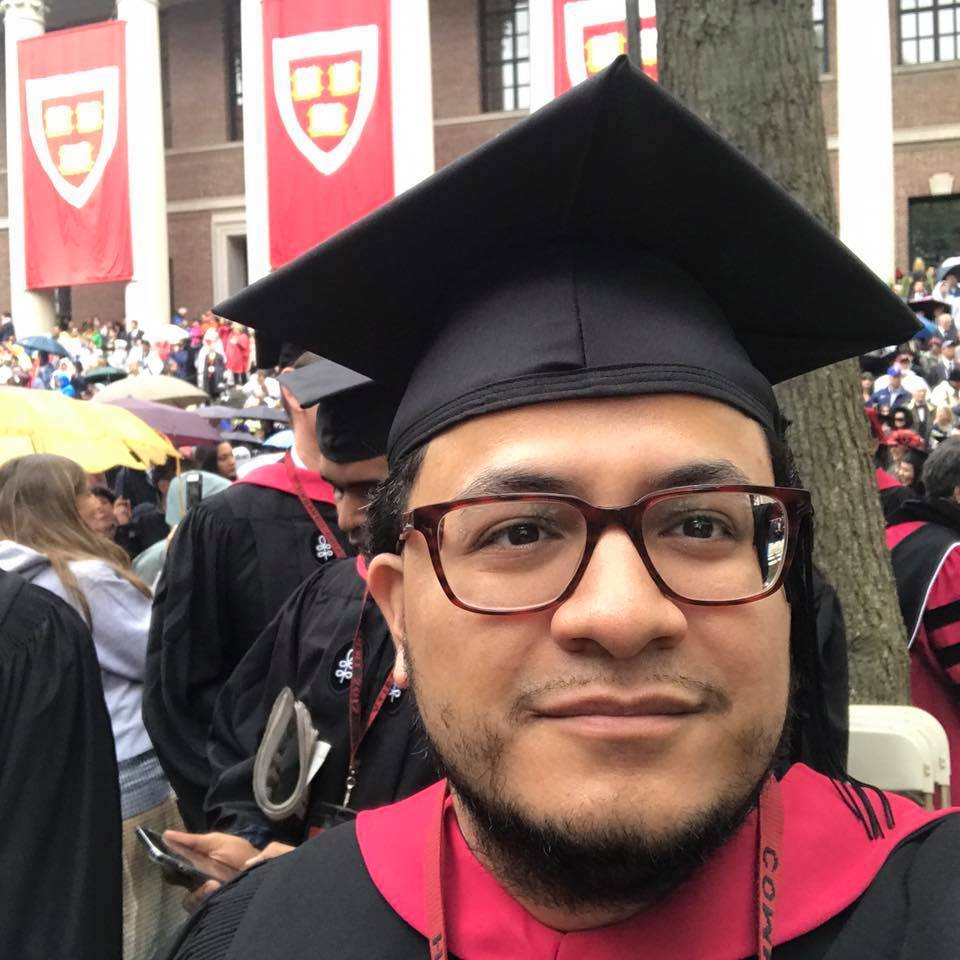
#> input picture hv2.jpg, 960 x 960 px
$ python obamicon.py
#> lines starting #> are read from the running program, lines starting #| are printed output that depends on the picture
from PIL import Image

# For recoloring.
darkBlue = (0, 51, 76)
red = (217, 26, 33)
lightBlue = (112, 150, 158)
yellow = (252, 227, 166)

# Load the image and turn the image into a list of tuples.
my_image = Image.open("hv2.jpg")
#> my_image is the input picture: PIL image 960x960 RGB; mean R, G, B 124.6, 98.8, 95.2
image_list = my_image.getdata()
image_list = list(image_list)
#> image_list = 921600 items


# Check the intensity of each pixel, determine how to recolor it, and save it in a new list.
recolored = []
for pixel in image_list:

    intensity = pixel[0] + pixel[1] + pixel[2]

    if intensity < 182:
         recolored.append(darkBlue)

    elif intensity >= 182 and intensity < 364:
        recolored.append(red)

    elif intensity >= 364 and intensity < 546:
        recolored.append(lightBlue)

    elif intensity >=546:
        recolored.append(yellow)
#> this loop made 921600 passes
#> (pixel, intensity) on passes 1 to 3: ((137, 137, 135), 409), ((163, 163, 161), 487), ((191, 191, 189), 571)
#> after the loop, recolored = 921600 items

# Create a new image using the recolored list. Display and save the image.
new_image = Image.new("RGB", my_image.size)
#> new_image: PIL image 960x960 RGB; every value is 0
new_image.putdata(recolored)
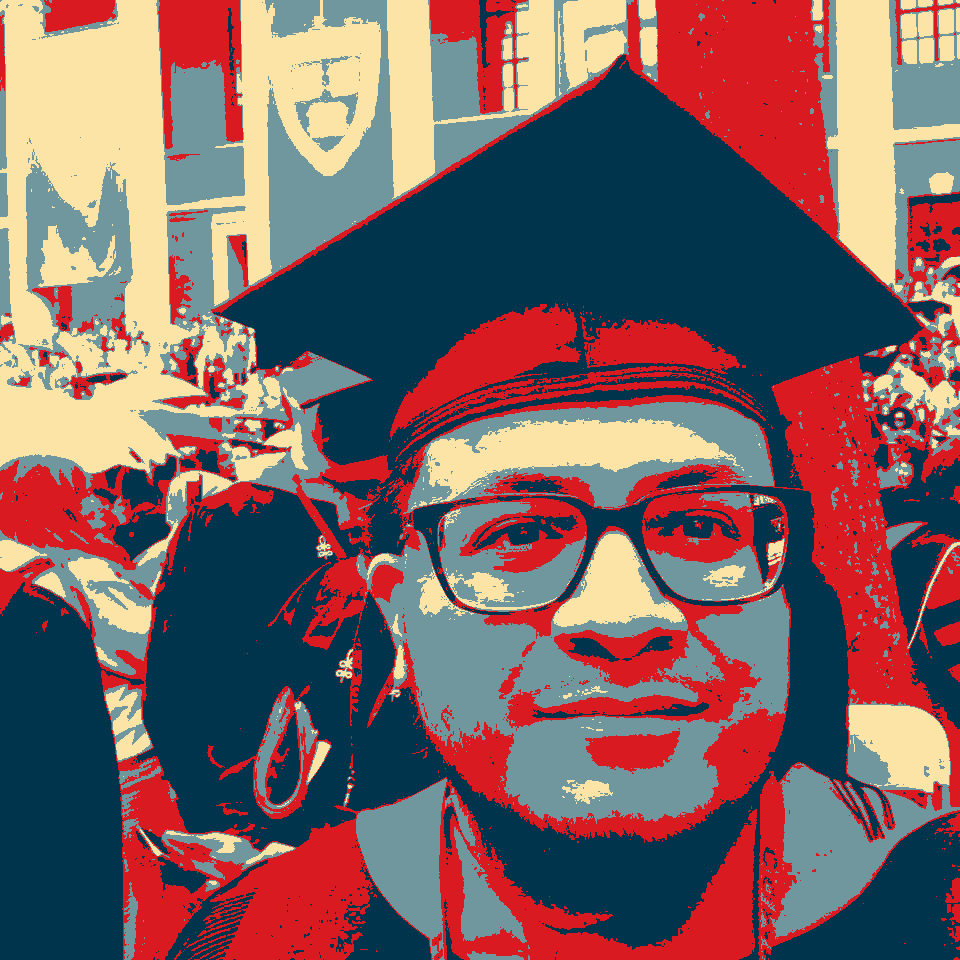
#> new_image: PIL image 960x960 RGB; mean R, G, B 122.2, 97.3, 99.1
new_image.show()
new_image.save("recolored.jpg", "jpeg")
